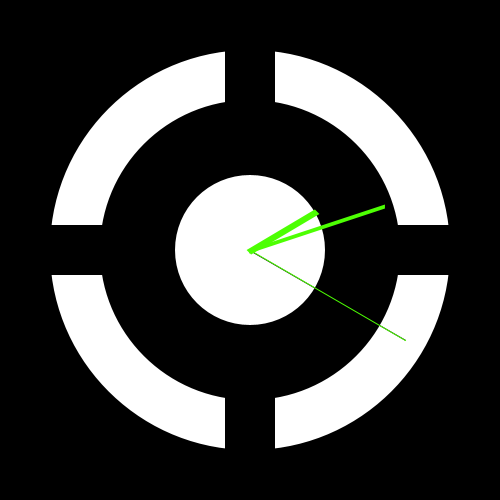
Frame 1 (no input)
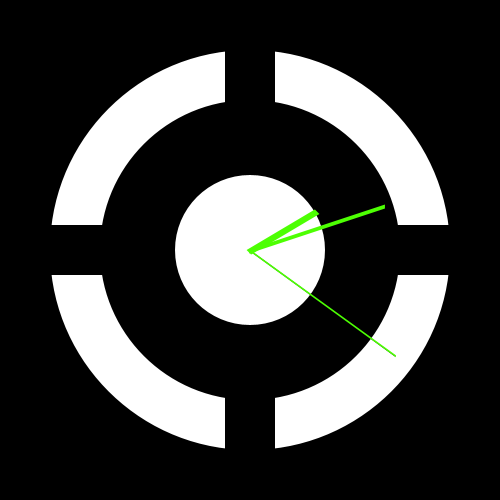
Frame 60 (the mouse pressed at the canvas centre just before this capture)
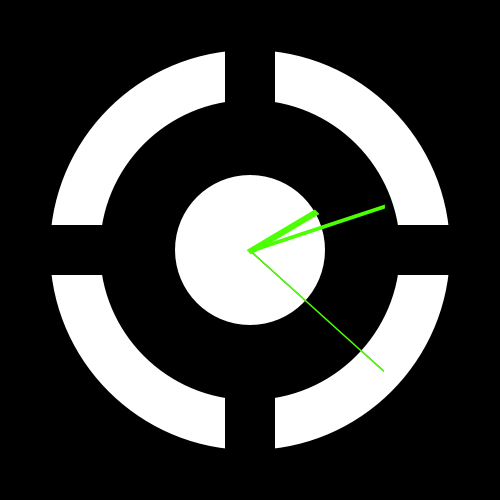
Frame 120 (the mouse held since frame 60 and released just before this capture)

The Processing sketch that drew these frames (run headless with seeded random() and noise(); from frame 60 on, the mouse is pressed at the canvas centre):

// Processing sketch: processing_120334
// ── processing_120334.pde

void setup(){

size(500,500);


}
void draw(){
background(0);

noStroke();
pushMatrix();
fill(#ffffff);
ellipse(250,250,400,400);
fill(0);
ellipse(250,250,300,300);
fill(#ffffff);
ellipse(250,250,150,150);



fill(#ffffff);
ellipse(250,250,20,20);

fill(0);
rect(225,50,50,60);
rect(50,225,60,50);
rect(390,225,60,50);
rect(225,390,50,60);
popMatrix();

  translate (width/2, height/2);
  
  float sek = map(second(), 0, 60, 0, 360);
  float min = map(minute(), 0, 60, 0, 360);
  float std = map(hour(), 0, 12, 0, 360);
 

 pushMatrix();
  stroke (#4DFF03);
  strokeWeight (1);
  rotate (radians(sek));
  translate (0, -180);
  rect (0, 0, 1, 180);
  popMatrix();
  //Sekunde
  
  pushMatrix();
  stroke (#4DFF03);
  strokeWeight (3);
  rotate (radians(min));
  translate (0, -140);
  rect (0, 0, 1, 140);
  popMatrix();
  //Minute
  
  pushMatrix();
  strokeWeight (5);
  rotate (radians(std));
  translate (0, -75);
  rect (0, 0, 1, 75);
  popMatrix();
  resetMatrix();
  //Stunde 

 
  
 
  

//translate(-250,-250);

}
